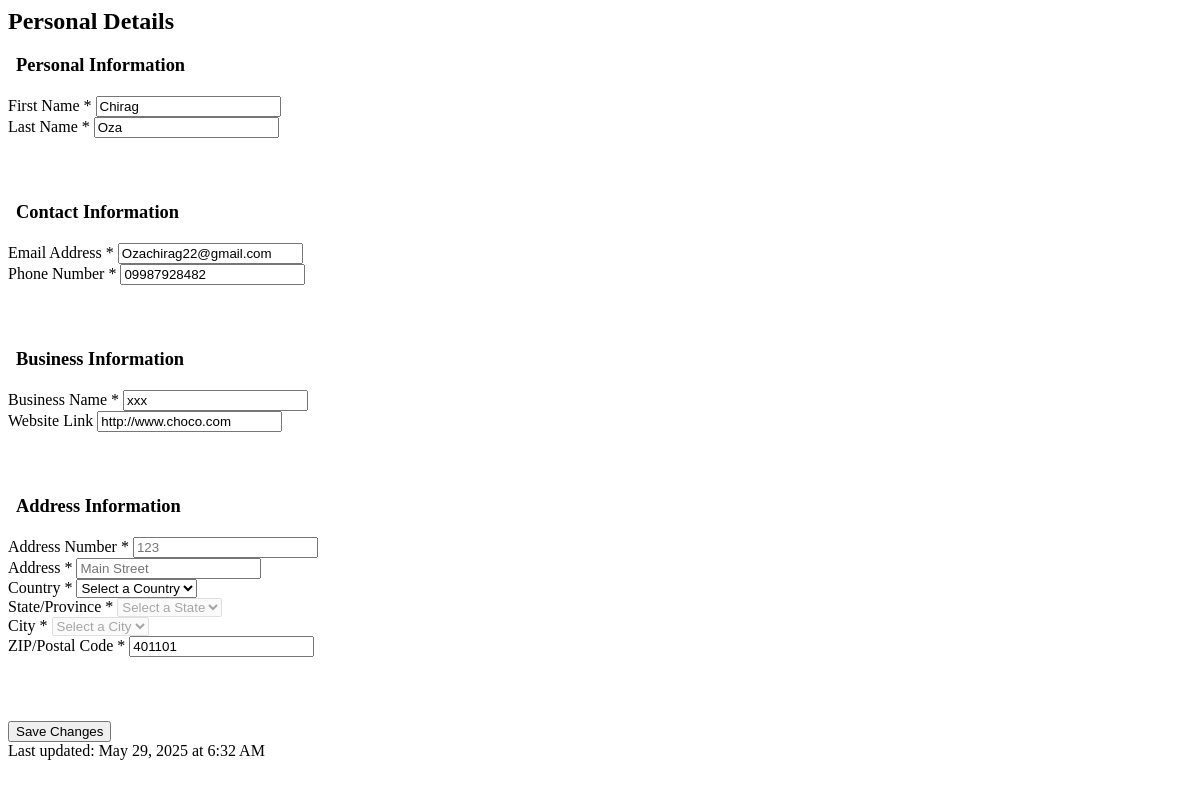
The app's page /handyman/dashboard/profile/ (signed in), older data.
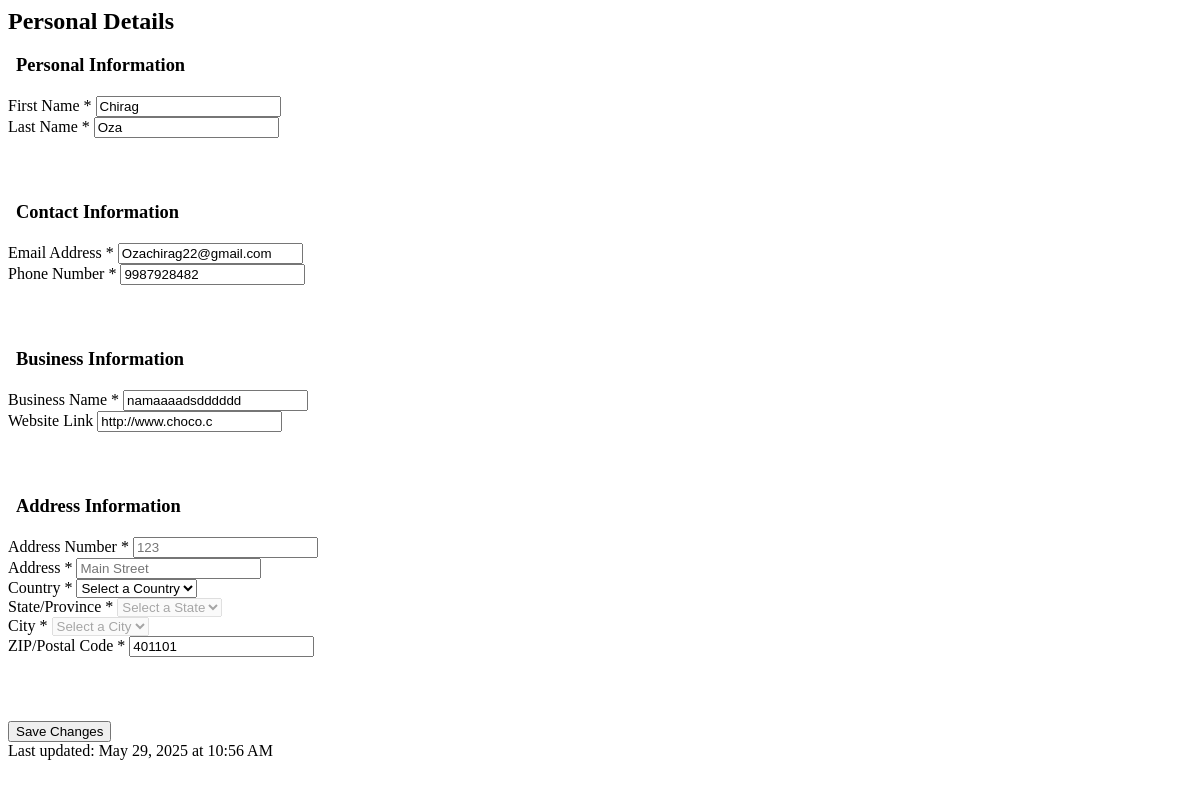
The same page, newer data.
### users/models.py (models this page shows, shortened)
class User(AbstractUser, TimeStampedModel):
    username = None
    email = models.EmailField(_('email address'), unique=True)
    phone_number = models.CharField(max_length=15, blank=True, null=True)
    profile_picture = models.ImageField(upload_to='profile_pictures/', blank=True, null=True)
    address = models.ForeignKey(Address, on_delete=models.SET_NULL, null=True, blank=True)
    user_type = models.CharField(max_length=10, choices=UserType.choices, default=UserType.REQUESTOR)
    business_name = models.CharField(max_length=255, blank=True, null=True)
    website = models.URLField(blank=True, null=True)
    business_card_front = models.ImageField(upload_to='business_cards/', blank=True, null=True)
    business_card_back = models.ImageField(upload_to='business_cards/', blank=True, null=True)
    has_blank_card_back = models.BooleanField(default=False)
    service_description = models.TextField(blank=True, null=True)
    login_token = models.CharField(max_length=100, blank=True, null=True)
    token_expiry = models.DateTimeField(blank=True, null=True)
    groups = models.ManyToManyField(
        'auth.Group',
        verbose_name=_('groups'),
        blank=True,
        help_text=_(
            'The groups this user belongs to. A user will get all permissions '
            'granted to each of their groups.'
        ),
        related_name='custom_user_set',
        related_query_name='user',
    )
    user_permissions = models.ManyToManyField(
        'auth.Permission',
        verbose_name=_('user permissions'),
        blank=True,
        help_text=_('Specific permissions for this user.'),
        related_name='custom_user_set',
        related_query_name='user',
    )
    USERNAME_FIELD = 'email'
    REQUIRED_FIELDS = []
    objects = UserManager()

### handyman/models.py (models this page shows, shortened)
class Handyman(TimeStampedModel):
    user = models.OneToOneField(settings.AUTH_USER_MODEL, on_delete=models.CASCADE, related_name='handyman_profile')
    business_name = models.CharField(max_length=200, blank=True, null=True)
    services = models.ManyToManyField(Service, through='HandymanService', related_name='handymen', blank=True)
    bio = models.TextField(blank=True)
    detailed_services_description = models.TextField(
        help_text="Detailed description of your services. Include specific keywords for better search results.",
        blank=True
    )
    experience_years = models.PositiveIntegerField(default=0, blank=True, null=True)
    license_number = models.CharField(max_length=50, blank=True, null=True)
    service_areas = models.ManyToManyField(Address, related_name='handymen', blank=True)
    is_insured = models.BooleanField(default=False)
    is_licensed = models.BooleanField(default=False)
    is_verified = models.BooleanField(default=False)
    offers_promotions = models.BooleanField(default=False,
                                            help_text="Check if you want to offer promotional discounts")
    class Meta:
        verbose_name_plural = "Handymen"

### core/models.py (models this page shows, shortened)
class TimeStampedModel(models.Model):
    created_at = models.DateTimeField(auto_now_add=True)
    updated_at = models.DateTimeField(auto_now=True)
    is_active = models.BooleanField(default=True)
    class Meta:
        abstract = True

class Address(TimeStampedModel):
    street = models.CharField(max_length=255)
    city = models.CharField(max_length=100)
    state = models.CharField(max_length=100)
    postal_code = models.CharField(max_length=20)
    country = models.CharField(max_length=100, default="United States")
    latitude = models.DecimalField(max_digits=9, decimal_places=6, null=True, blank=True)
    longitude = models.DecimalField(max_digits=9, decimal_places=6, null=True, blank=True)
    class Meta:
        verbose_name_plural = "Addresses"

### handyman/views.py (the view)
# urls.py: path('dashboard/profile/', views.profile_tab, name='handyman_dashboard_profile'),
@login_required
def profile_tab(request):
    user = request.user
    cache_key = f'handyman_profile_tab_{user.id}'
    cached_content = cache.get(cache_key)
    if cached_content:
        return cached_content
    try:
        handyman = Handyman.objects.select_related('user', 'user__address').get(user=user)
    except Handyman.DoesNotExist:
        return redirect('handyman_dashboard')
    context = {
        'handyman': handyman,
        'address': user.address,
    }
    response = render(request, 'handyman/handyman_dashboard_personal.html', context)
    cache.set(cache_key, response, 60 * 10)
    return response

### handyman/templates/handyman/handyman_dashboard_personal.html (shortened to what this page needs)
{% load static %}
<h2> Personal Details</h2>
<form class="personal-form" action="{% url 'handyman_update_profile' %}" method="post" enctype="multipart/form-data" id="personal-form">
  <div class="form-section">
    <h3 class="section-title"> Personal Information</h3>
    <div class="form-row">
      <div class="form-group">
        <label for="first-name">First Name <span class="required">*</span></label>
        <input type="text" id="first-name" name="first_name" value="{{ user.first_name|default:'' }}" required>
      </div>
      <div class="form-group">
        <label for="last-name">Last Name <span class="required">*</span></label>
        <input type="text" id="last-name" name="last_name" value="{{ user.last_name|default:'' }}" required>
      </div>
    </div>
  </div>
  <div class="form-section">
    <h3 class="section-title"> Contact Information</h3>
    <div class="form-row">
      <div class="form-group">
        <label for="email">Email Address <span class="required">*</span></label>
        <input type="email" id="email" name="email" value="{{ user.email|default:'' }}" required>
      </div>
      <div class="form-group">
        <label for="phone">Phone Number <span class="required">*</span></label>
        <input type="tel" id="phone" name="phone_number" value="{{ user.phone_number|default:'' }}" placeholder="(123) 456-7890" required>
      </div>
    </div>
  </div>
  <div class="form-section">
    <h3 class="section-title"> Business Information</h3>
    <div class="form-row">
      <div class="form-group">
        <label for="business-name">Business Name <span class="required">*</span></label>
        <input type="text" id="business-name" name="business_name" value="{{ handyman.business_name|default:'' }}" required>
      </div>
      <div class="form-group">
        <label for="website">Website Link</label>
        <input type="url" id="website" name="website" value="{{ user.website|default:'' }}" placeholder="https://yourwebsite.com">
      </div>
    </div>
  </div>
  <div class="form-section">
    <h3 class="section-title"> Address Information</h3>
    <div class="form-row">
      <div class="form-group" style="flex: 0.3;">
        <label for="address-number">Address Number <span class="required">*</span></label>
        <input type="text" id="address-number" name="address_number" value="{{ address_number|default:'' }}" placeholder="123" required>
      </div>
      <div class="form-group" style="flex: 0.7;">
        <label for="address-street">Address <span class="required">*</span></label>
        <input type="text" id="address-street" name="address_street" value="{{ address_street|default:'' }}" placeholder="Main Street" required>
      </div>
    </div>
    <div class="form-row">
      <div class="form-group">
        <label for="country">Country <span class="required">*</span></label>
        <select id="country" name="country" data-current="{{ user.address.country|default:'US' }}" required>
          <option value="">Select a Country</option>
        </select>
      </div>
      <div class="form-group">
        <label for="state">State/Province <span class="required">*</span></label>
        <select id="state" name="state" data-current="{{ user.address.state|default:'' }}" disabled required>
          <option value="">Select a State</option>
        </select>
      </div>
    </div>
    <div class="form-row">
      <div class="form-group">
        <label for="city">City <span class="required">*</span></label>
        <select id="city" name="city" data-current="{{ user.address.city|default:'' }}" disabled required>
          <option value="">Select a City</option>
        </select>
      </div>
      <div class="form-group">
        <label for="zip">ZIP/Postal Code <span class="required">*</span></label>
        <input type="text" id="zip" name="zip" value="{{ user.address.postal_code|default:'' }}" placeholder="12345" required>
      </div>
    </div>
  </div>
  <div class="form-actions">
    <button type="submit" class="primary-button" id="submit-button">
       Save Changes
    </button>
  </div>
  <div class="last-updated text-center mt-2">
     Last updated:
    <span id="last-updated-timestamp">
      {% if user.updated_at %}
        {{ user.updated_at|date:"F j, Y \a\t g:i A" }}
      {% else %}
        Never
      {% endif %}
    </span>
  </div>
</form>

### handyman/templates/handyman/handyman_dashboard_personal.html (style rules this page uses)
.required { color: var(--danger-color); font-weight: normal; }
.form-section { margin-bottom: 2rem; padding-bottom: 2rem; border-bottom: 1px solid var(--border-color); }
.section-title { font-size: 1.15rem; color: var(--dark-color); margin-bottom: 1.25rem; font-weight: 600; display: flex; align-items: center; gap: 0.5rem; }
.form-actions { display: flex; align-items: center; }

Row changes from the older to the newer data that the page shows:
changed User "Chirag": phone_number "09987928482" → "9987928482"; website "http://www.choco.com" → "http://www.choco.c"; updated_at "May 29, 2025 at 6:32 AM" → "May 29, 2025 at 10:56 AM"
changed Handyman: business_name "xxx" → "namaaaadsdddddd"
